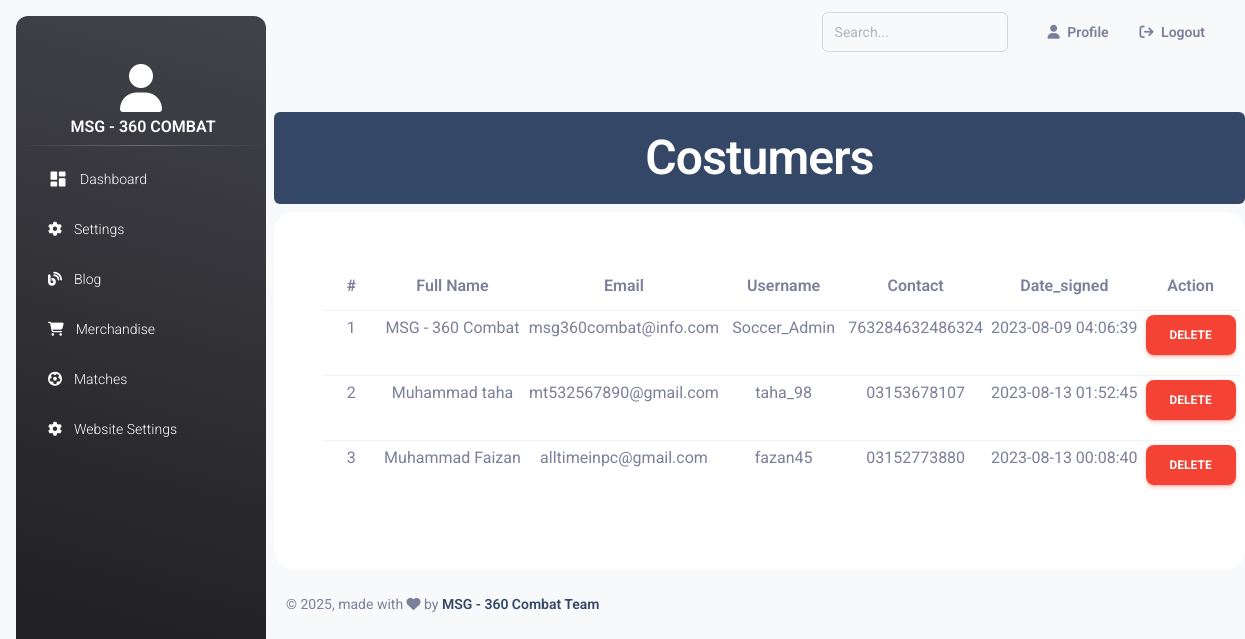
The page /admin/index.php?customers (signed in) on the database as committed earlier.
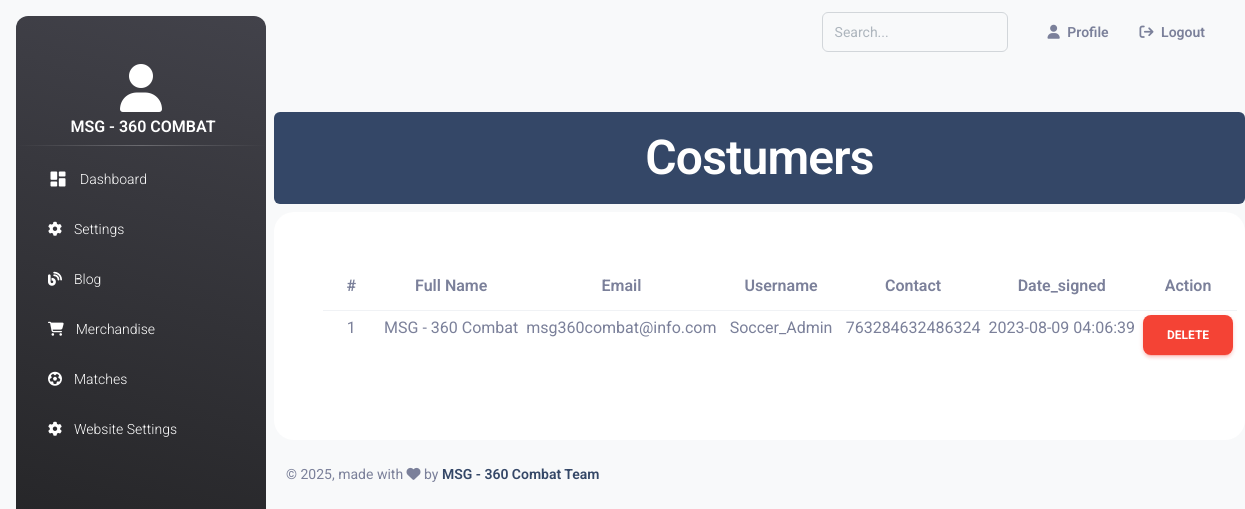
The same page on the database as committed later.
### tables this page shows
CREATE TABLE `users` (
  `id` int(11) NOT NULL,
  `fullname` varchar(255) NOT NULL,
  `email` varchar(255) NOT NULL,
  `username` varchar(255) NOT NULL,
  `password` varchar(255) NOT NULL,
  `contact` varchar(255) NOT NULL,
  `date_created` datetime NOT NULL DEFAULT current_timestamp() ON UPDATE current_timestamp(),
  `status` int(11) NOT NULL,
  `role` int(11) NOT NULL
);

### admin/view_costumers.php (the view, shortened to what this page needs)
<h1  class="text-center bg-dark rounded text-white p-3 mt-5 mb-2">Costumers</h1>
<div class="container" style="background:white;border-radius:20px;padding:5%;">
                <table class="table text-center  table-sm">
                <thead>
                <tr>
                    <th>#</th>
                    <th>Full Name</th>
                    <th>Email </th>
                    <th>Username</th>
                    <th>Contact</th>
                    <th>Date_signed</th>
                    <th>Action</th>
                </tr>
  </thead>
  <tbody>
<?php
    $i=1;
$select = mysqli_query($con,"SELECT * FROM `users`");
if(mysqli_num_rows($select)>0){
while($row_fetch = mysqli_fetch_assoc($select)){
    ?>
<tr>
<td><?php echo $i; ?></td>
<td><?php echo $row_fetch['fullname'] ?></td>
<td><?php echo $row_fetch['email'] ?></td>
<td><?php echo $row_fetch['username'] ?></td>
<td><?php echo $row_fetch['contact'] ?></td>
<td><?php echo $row_fetch['date_created'] ?></td>
<td>
    <a class="w-100 btn btn-danger" href="index.php?customers&type=delete&id=<?php echo $row_fetch['id'] ?>">Delete</a>
</td>
</tr>
<?php
$i++;}
}else{
    echo'<tr class="text-center mt-2" ><td colspan="7" class="text-center mt-2">No record found</td></tr>';
}
?>
</tbody>
</table>
</div>

### admin/includes/header.php (shortened to what this page needs)
<?php
$admin = $_SESSION['admin'] || $_SESSION['user'];
$select_admin  = mysqli_query($con, "SELECT * FROM `users` WHERE `id`='$admin'");
$row_user = mysqli_fetch_assoc($select_admin);
?>
<!DOCTYPE html>
<html lang="en">
<head>
  <link href="https://cdn.jsdelivr.net/npm/bootstrap@5.1.3/dist/css/bootstrap.min.css" rel="stylesheet">
  <link rel="stylesheet" href="https://cdnjs.cloudflare.com/ajax/libs/font-awesome/6.4.2/css/all.min.css" />
  <link href="includes/assets/css/nucleo-icons.css" rel="stylesheet" />
  <link href="includes/assets/css/nucleo-svg.css" rel="stylesheet" />
  <link id="pagestyle" href="includes/assets/css/material-dashboard.css?v=3.1.0" rel="stylesheet" />
</head>
<body class="g-sidenav-show  bg-gray-100">
  <aside class="sidenav navbar navbar-vertical navbar-expand-xs border-0 border-radius-xl my-3 fixed-start ms-3   bg-gradient-dark" id="sidenav-main">
    <div class="sidenav-header">
      <center> <i class="fa-solid fa-3x text-center mt-5  fa-user text-white"></i>
        <p class="ms-1 font-weight-bold text-white text-center text-uppercase"><?= $row_user['fullname'] ?></p>
      </center>
    </div>
    <br><br>
    <hr class="horizontal light mt-0 mb-2">
    <div class="collapse navbar-collapse  w-auto " id="sidenav-collapse-main">
      <ul class="navbar-nav">
        <li class="nav-item">
          <a class="nav-link text-white " href="index.php?dashboard">
            <div class="text-white text-center me-2 d-flex align-items-center justify-content-center">
              <i class="material-icons opacity-10">dashboard</i>
            </div>
            <span class="nav-link-text ms-1">Dashboard</span>
          </a>
        </li>
        <li class="nav-item">
          <a class="nav-link text-white " href="index.php?settings&type=password">
            <div class="text-white text-center me-2 d-flex align-items-center justify-content-center">
              <i class="fa-solid  fa-gear"></i>
            </div>
            <span class="nav-link-text ms-1">Settings</span>
          </a>
        </li>
        <li class="nav-item">
          <a class="nav-link text-white " href="index.php?blog&type=view">
            <div class="text-white text-center me-2 d-flex align-items-center justify-content-center">
              <i class="fa-solid  fa-blog"></i>
            </div>
            <span class="nav-link-text ms-1">Blog</span>
          </a>
        </li>
        <li class="nav-item">
          <a class="nav-link text-white " href="index.php?view_merch">
            <div class="text-white text-center me-2 d-flex align-items-center justify-content-center">
              <i class="fa-solid  fa-shopping-cart"></i>
            </div>
            <span class="nav-link-text ms-1">Merchandise</span>
          </a>
        </li>
        <li class="nav-item">
          <a class="nav-link text-white " href="index.php?match&type=view_match">
            <div class="text-white text-center me-2 d-flex align-items-center justify-content-center">
              <i class="fa-solid  fa-futbol"></i>
            </div>
            <span class="nav-link-text ms-1">Matches</span>
          </a>
        </li>
        <li class="nav-item">
          <a class="nav-link text-white " href="index.php?settings&type=edit">
            <div class="text-white text-center me-2 d-flex align-items-center justify-content-center">
              <i class="fa-solid  fa-gear"></i>
            </div>
            <span class="nav-link-text ms-1">Website Settings</span>
          </a>
        </li>
      </ul>
    </div>
  </aside>
  <main class="main-content border-radius-lg ">
    <nav class="navbar navbar-main navbar-expand-lg px-0 mx-4 shadow-none border-radius-xl" id="navbarBlur" data-scroll="true">
      <div class="container-fluid py-1 px-3">
        <div class="collapse navbar-collapse mt-sm-0 mt-2 me-md-0 me-sm-4" id="navbar">
          <div class="ms-md-auto pe-md-3 d-flex align-items-center">
            <div class="input-group input-group-outline">
              <label class="form-label"></label>
              <input id="search" type="text" placeholder="Search..." class="form-control">
            </div>
          </div>
          <ul class="navbar-nav  justify-content-end">
            <li class="nav-item d-flex align-items-center px-4">
              <a href="index.php?profile" class="nav-link text-body font-weight-bold px-0">
                <i class="fa fa-user me-sm-1"></i>
                <span class="d-sm-inline d-none">Profile</span>
              </a>
            </li>
            <li class="nav-item d-flex align-items-center">
              <a href="index.php?logout" class="nav-link text-body font-weight-bold px-0">
                &nbsp; <i class="fa fa-arrow-right-from-bracket me-sm-1"></i>
                <span class="d-sm-inline d-none">Logout</span>
              </a>
            </li>
          </ul>
        </div>
      </div>
    </nav>

### admin/index.php (shortened to what this page needs)
<?php
include('includes/config.php');
?>
<?php include('includes/header.php') ?>
<?php
if (isset($_GET['customers'])) {
    include('view_costumers.php');
}
?>
<?php include('includes/footer.php') ?>

### admin/includes/footer.php (shortened to what this page needs)
                <footer class="footer py-4  ">
  <div class="container-fluid">
    <div class="row align-items-center justify-content-lg-between">
      <div class="col-lg-6 mb-lg-0 mb-4">
        <div class="copyright text-center text-sm text-muted text-lg-start">
          © ,
          made with <i class="fa fa-heart"></i> by
          <a href="" class="font-weight-bold">MSG - 360 Combat Team</a>
        </div>
      </div>
    </div>
  </div>
</footer>
       </main>

Rows that differ between the two databases and show on the page:
removed users: fullname "Muhammad taha", email "mt532567890@gmail.com", username "taha_98", contact "03153678107", date_created "2023-08-13 01:52:45"
removed users: fullname "Muhammad Faizan", email "alltimeinpc@gmail.com", username "fazan45", contact "03152773880", date_created "2023-08-13 00:08:40"
